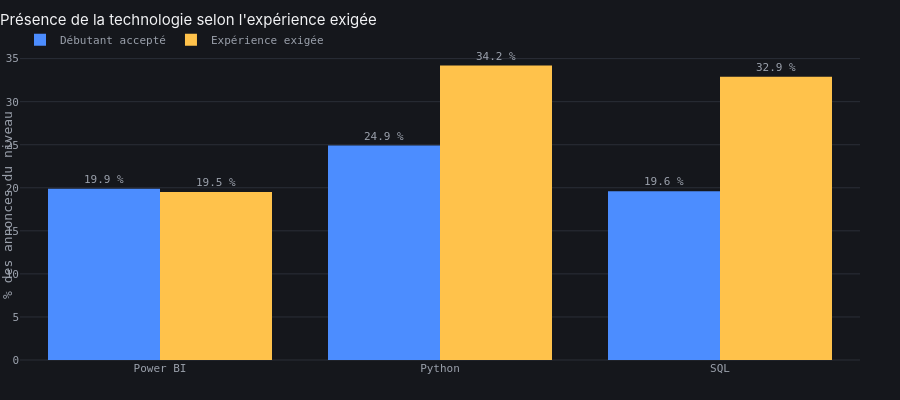

Write notebook code for a chart like this one.
### Markdown cell above
<div style="background:#15171C;border:1px solid #4C8DFF;border-radius:16px;padding:20px 24px;font-family:Inter,sans-serif;max-width:10000px;box-sizing:border-box;">
<p style="font-family:'JetBrains Mono',monospace;font-size:11px;letter-spacing:0.08em;text-transform:uppercase;color:#4C8DFF;margin:0 0 6px;">7.2</p>
<h3 style="margin:0;padding:0;letter-spacing:-0.01em;color:#F2F3F5;">Séniorité et transparence</h3>
</div>

### Code cell
df_exp = con.execute("""
    with base as (select offre_id, experience_exige from fct_offre where est_annonce_canonique),
    total as (select experience_exige, count(*) as n from base group by experience_exige)
    select
        t.technologie,
        b.experience_exige,
        round(100.0 * count(distinct t.offre_id) / max(total.n), 1) as pct
    from fct_offre_technologie t
    join base b using (offre_id)
    join total on total.experience_exige = b.experience_exige
    where t.technologie = 'Python' or t.technologie = 'SQL' or t.technologie = 'Power BI'
    group by t.technologie, b.experience_exige
""").df()

libelles = {"D": "Débutant accepté", "E": "Expérience exigée"}
fig = go.Figure()
for niveau, couleur in [("D", "#4C8DFF"), ("E", "#FFC24B")]:
    part = df_exp[df_exp["experience_exige"] == niveau]
    fig.add_trace(go.Bar(
        x=part["technologie"], y=part["pct"], name=libelles[niveau],
        text=part["pct"].map(lambda v: f"{v} %"), textposition="outside",
        marker_color=couleur, cliponaxis=False,
    ))
fig.update_layout(
    title="Présence de la technologie selon l'expérience exigée",
    barmode="group", yaxis_title="% des annonces du niveau", height=400,
    legend=dict(orientation="h", y=1.08, x=0),
)
fig.show()

### Figure 1 — Plotly figure (JSON) as saved in the notebook; plotly's stock layout.template omitted (floating-point values rounded to 4 significant figures)
{"data": [{"cliponaxis": false, "marker": {"color": "#4C8DFF"}, "name": "Débutant accepté", "text": ["19.9 %", "24.9 %", "19.6 %"], "textposition": "outside", "type": "bar", "x": ["Power BI", "Python", "SQL"], "y": [19.9, 24.9, 19.6]}, {"cliponaxis": false, "marker": {"color": "#FFC24B"}, "name": "Expérience exigée", "text": ["19.5 %", "32.9 %", "34.2 %"], "textposition": "outside", "type": "bar", "x": ["Power BI", "SQL", "Python"], "y": [19.5, 32.9, 34.2]}], "layout": {"barmode": "group", "height": 400, "legend": {"orientation": "h", "x": 0, "y": 1.08}, "title": {"text": "Présence de la technologie selon l'expérience exigée"}, "yaxis": {"title": {"text": "% des annonces du niveau"}}}}
